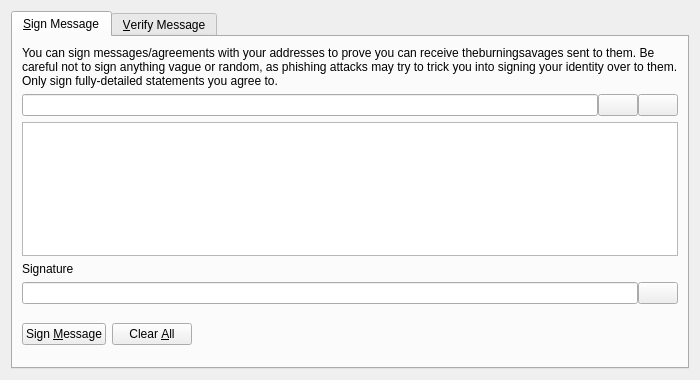
<?xml version="1.0" encoding="UTF-8"?>
<ui version="4.0">
 <class>SignVerifyMessageDialog</class>
 <widget class="QDialog" name="SignVerifyMessageDialog">
  <property name="geometry">
   <rect>
    <x>0</x>
    <y>0</y>
    <width>700</width>
    <height>380</height>
   </rect>
  </property>
  <property name="windowTitle">
   <string>Signatures - Sign / Verify a Message</string>
  </property>
  <property name="modal">
   <bool>true</bool>
  </property>
  <layout class="QVBoxLayout" name="verticalLayout">
   <item>
    <widget class="QTabWidget" name="tabWidget">
     <property name="currentIndex">
      <number>0</number>
     </property>
     <widget class="QWidget" name="tabSignMessage">
      <attribute name="title">
       <string>&amp;Sign Message</string>
      </attribute>
      <layout class="QVBoxLayout" name="verticalLayout_SM">
       <item>
        <widget class="QLabel" name="infoLabel_SM">
         <property name="text">
          <string>You can sign messages/agreements with your addresses to prove you can receive theburningsavages sent to them. Be careful not to sign anything vague or random, as phishing attacks may try to trick you into signing your identity over to them. Only sign fully-detailed statements you agree to.</string>
         </property>
         <property name="textFormat">
          <enum>Qt::PlainText</enum>
         </property>
         <property name="wordWrap">
          <bool>true</bool>
         </property>
        </widget>
       </item>
       <item>
        <layout class="QHBoxLayout" name="horizontalLayout_1_SM">
         <property name="spacing">
          <number>0</number>
         </property>
         <item>
          <widget class="QValidatedLineEdit" name="addressIn_SM">
           <property name="toolTip">
            <string>The TheBurningSavage address to sign the message with</string>
           </property>
          </widget>
         </item>
         <item>
          <widget class="QPushButton" name="addressBookButton_SM">
           <property name="toolTip">
            <string>Choose previously used address</string>
           </property>
           <property name="text">
            <string/>
           </property>
           <property name="icon">
            <iconset resource="../theburningsavage.qrc">
             <normaloff>:/icons/address-book</normaloff>:/icons/address-book</iconset>
           </property>
           <property name="shortcut">
            <string>Alt+A</string>
           </property>
           <property name="autoDefault">
            <bool>false</bool>
           </property>
          </widget>
         </item>
         <item>
          <widget class="QPushButton" name="pasteButton_SM">
           <property name="toolTip">
            <string>Paste address from clipboard</string>
           </property>
           <property name="text">
            <string/>
           </property>
           <property name="icon">
            <iconset resource="../theburningsavage.qrc">
             <normaloff>:/icons/editpaste</normaloff>:/icons/editpaste</iconset>
           </property>
           <property name="shortcut">
            <string>Alt+P</string>
           </property>
           <property name="autoDefault">
            <bool>false</bool>
           </property>
          </widget>
         </item>
        </layout>
       </item>
       <item>
        <widget class="QPlainTextEdit" name="messageIn_SM">
         <property name="toolTip">
          <string>Enter the message you want to sign here</string>
         </property>
        </widget>
       </item>
       <item>
        <widget class="QLabel" name="signatureLabel_SM">
         <property name="text">
          <string>Signature</string>
         </property>
         <property name="textFormat">
          <enum>Qt::PlainText</enum>
         </property>
        </widget>
       </item>
       <item>
        <layout class="QHBoxLayout" name="horizontalLayout_2_SM">
         <property name="spacing">
          <number>0</number>
         </property>
         <item>
          <widget class="QLineEdit" name="signatureOut_SM">
           <property name="font">
            <font>
             <italic>true</italic>
            </font>
           </property>
           <property name="readOnly">
            <bool>true</bool>
           </property>
          </widget>
         </item>
         <item>
          <widget class="QPushButton" name="copySignatureButton_SM">
           <property name="toolTip">
            <string>Copy the current signature to the system clipboard</string>
           </property>
           <property name="text">
            <string/>
           </property>
           <property name="icon">
            <iconset resource="../theburningsavage.qrc">
             <normaloff>:/icons/editcopy</normaloff>:/icons/editcopy</iconset>
           </property>
           <property name="autoDefault">
            <bool>false</bool>
           </property>
          </widget>
         </item>
        </layout>
       </item>
       <item>
        <layout class="QHBoxLayout" name="horizontalLayout_3_SM">
         <item>
          <widget class="QPushButton" name="signMessageButton_SM">
           <property name="toolTip">
            <string>Sign the message to prove you own this TheBurningSavage address</string>
           </property>
           <property name="text">
            <string>Sign &amp;Message</string>
           </property>
           <property name="icon">
            <iconset resource="../theburningsavage.qrc">
             <normaloff>:/icons/edit</normaloff>:/icons/edit</iconset>
           </property>
           <property name="autoDefault">
            <bool>false</bool>
           </property>
          </widget>
         </item>
         <item>
          <widget class="QPushButton" name="clearButton_SM">
           <property name="toolTip">
            <string>Reset all sign message fields</string>
           </property>
           <property name="text">
            <string>Clear &amp;All</string>
           </property>
           <property name="icon">
            <iconset resource="../theburningsavage.qrc">
             <normaloff>:/icons/remove</normaloff>:/icons/remove</iconset>
           </property>
           <property name="autoDefault">
            <bool>false</bool>
           </property>
          </widget>
         </item>
         <item>
          <spacer name="horizontalSpacer_1_SM">
           <property name="orientation">
            <enum>Qt::Horizontal</enum>
           </property>
           <property name="sizeHint" stdset="0">
            <size>
             <width>40</width>
             <height>48</height>
            </size>
           </property>
          </spacer>
         </item>
         <item>
          <widget class="QLabel" name="statusLabel_SM">
           <property name="font">
            <font>
             <weight>75</weight>
             <bold>true</bold>
            </font>
           </property>
           <property name="text">
            <string/>
           </property>
           <property name="wordWrap">
            <bool>true</bool>
           </property>
          </widget>
         </item>
         <item>
          <spacer name="horizontalSpacer_2_SM">
           <property name="orientation">
            <enum>Qt::Horizontal</enum>
           </property>
           <property name="sizeHint" stdset="0">
            <size>
             <width>40</width>
             <height>48</height>
            </size>
           </property>
          </spacer>
         </item>
        </layout>
       </item>
      </layout>
     </widget>
     <widget class="QWidget" name="tabVerifyMessage">
      <attribute name="title">
       <string>&amp;Verify Message</string>
      </attribute>
      <layout class="QVBoxLayout" name="verticalLayout_VM">
       <item>
        <widget class="QLabel" name="infoLabel_VM">
         <property name="text">
          <string>Enter the receiver's address, message (ensure you copy line breaks, spaces, tabs, etc. exactly) and signature below to verify the message. Be careful not to read more into the signature than what is in the signed message itself, to avoid being tricked by a man-in-the-middle attack. Note that this only proves the signing party receives with the address, it cannot prove sendership of any transaction!</string>
         </property>
         <property name="textFormat">
          <enum>Qt::PlainText</enum>
         </property>
         <property name="alignment">
          <set>Qt::AlignLeading|Qt::AlignLeft|Qt::AlignTop</set>
         </property>
         <property name="wordWrap">
          <bool>true</bool>
         </property>
        </widget>
       </item>
       <item>
        <layout class="QHBoxLayout" name="horizontalLayout_1_VM">
         <property name="spacing">
          <number>0</number>
         </property>
         <item>
          <widget class="QValidatedLineEdit" name="addressIn_VM">
           <property name="toolTip">
            <string>The TheBurningSavage address the message was signed with</string>
           </property>
          </widget>
         </item>
         <item>
          <widget class="QPushButton" name="addressBookButton_VM">
           <property name="toolTip">
            <string>Choose previously used address</string>
           </property>
           <property name="text">
            <string/>
           </property>
           <property name="icon">
            <iconset resource="../theburningsavage.qrc">
             <normaloff>:/icons/address-book</normaloff>:/icons/address-book</iconset>
           </property>
           <property name="shortcut">
            <string>Alt+A</string>
           </property>
           <property name="autoDefault">
            <bool>false</bool>
           </property>
          </widget>
         </item>
        </layout>
       </item>
       <item>
        <widget class="QPlainTextEdit" name="messageIn_VM"/>
       </item>
       <item>
        <widget class="QValidatedLineEdit" name="signatureIn_VM"/>
       </item>
       <item>
        <layout class="QHBoxLayout" name="horizontalLayout_2_VM">
         <item>
          <widget class="QPushButton" name="verifyMessageButton_VM">
           <property name="toolTip">
            <string>Verify the message to ensure it was signed with the specified TheBurningSavage address</string>
           </property>
           <property name="text">
            <string>Verify &amp;Message</string>
           </property>
           <property name="icon">
            <iconset resource="../theburningsavage.qrc">
             <normaloff>:/icons/transaction_0</normaloff>:/icons/transaction_0</iconset>
           </property>
           <property name="autoDefault">
            <bool>false</bool>
           </property>
          </widget>
         </item>
         <item>
          <widget class="QPushButton" name="clearButton_VM">
           <property name="toolTip">
            <string>Reset all verify message fields</string>
           </property>
           <property name="text">
            <string>Clear &amp;All</string>
           </property>
           <property name="icon">
            <iconset resource="../theburningsavage.qrc">
             <normaloff>:/icons/remove</normaloff>:/icons/remove</iconset>
           </property>
           <property name="autoDefault">
            <bool>false</bool>
           </property>
          </widget>
         </item>
         <item>
          <spacer name="horizontalSpacer_1_VM">
           <property name="orientation">
            <enum>Qt::Horizontal</enum>
           </property>
           <property name="sizeHint" stdset="0">
            <size>
             <width>40</width>
             <height>48</height>
            </size>
           </property>
          </spacer>
         </item>
         <item>
          <widget class="QLabel" name="statusLabel_VM">
           <property name="font">
            <font>
             <weight>75</weight>
             <bold>true</bold>
            </font>
           </property>
           <property name="text">
            <string/>
           </property>
           <property name="wordWrap">
            <bool>true</bool>
           </property>
          </widget>
         </item>
         <item>
          <spacer name="horizontalSpacer_2_VM">
           <property name="orientation">
            <enum>Qt::Horizontal</enum>
           </property>
           <property name="sizeHint" stdset="0">
            <size>
             <width>40</width>
             <height>48</height>
            </size>
           </property>
          </spacer>
         </item>
        </layout>
       </item>
      </layout>
     </widget>
    </widget>
   </item>
  </layout>
 </widget>
 <customwidgets>
  <customwidget>
   <class>QValidatedLineEdit</class>
   <extends>QLineEdit</extends>
   <header>qt/qvalidatedlineedit.h</header>
  </customwidget>
 </customwidgets>
 <resources>
  <include location="../theburningsavage.qrc"/>
 </resources>
 <connections/>
</ui>
